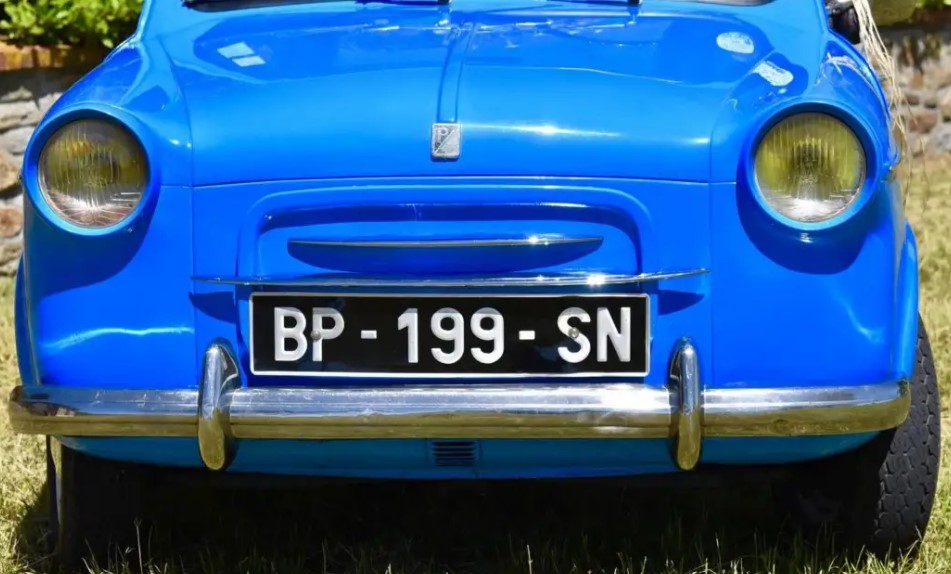
#> input picture ocr_test/car.jpg, 951 x 574 px
$ python find_license.py
#> lines starting #> are read from the running program, lines starting #| are printed output that depends on the picture
import cv2
import numpy as np
carplate_haar_cascade = cv2.CascadeClassifier("cascade.xml")
import pytesseract
from PIL import Image
pytesseract.pytesseract.tesseract_cmd = r"C:\Program Files\Tesseract-OCR\tesseract.exe"
carplate_img = cv2.imread("car.jpg")
#> carplate_img is the input picture: shape (574, 951, 3); mean B, G, R 146.5, 94.3, 45.6
carplate_img_rgb = cv2.cvtColor(carplate_img, cv2.COLOR_BGR2RGB)
cv2.imshow("car_image",carplate_img_rgb)
cv2.waitKey(0)
def carplate_detect(image):
    carplate_overlay = image.copy()

    carplate_rects = carplate_haar_cascade.detectMultiScale(carplate_overlay, scaleFactor = 1.1, minNeighbors = 3)
#> carplate_rects = [[257, 292, 320, 82]]

    for x, y, w, h in carplate_rects:
        cv2.rectangle(carplate_overlay, (x, y), (x+w, y+h), (255, 0 ,0 ), 5)

        return carplate_overlay
#> this loop made 1 pass
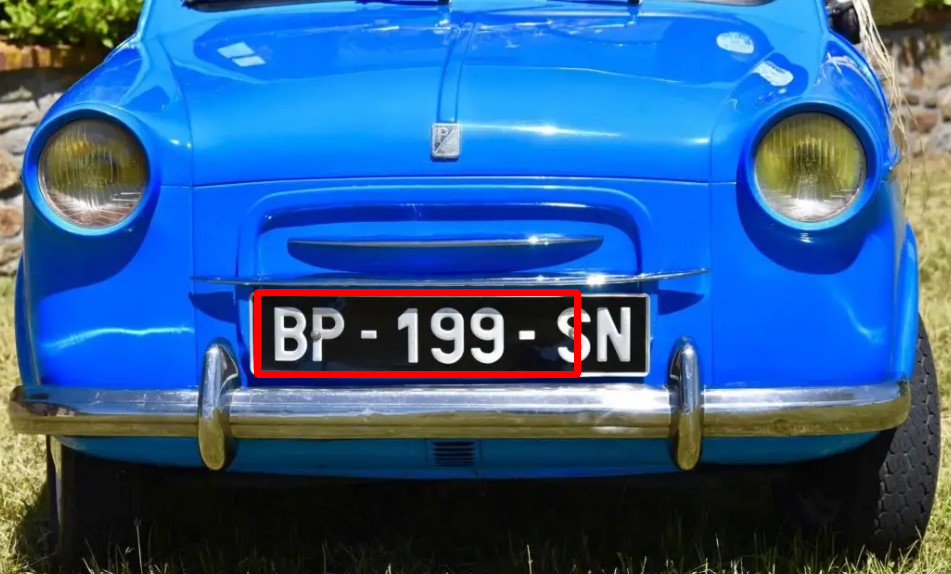
#> carplate_overlay: shape (574, 951, 3); mean R, G, B 47.3, 93.2, 145.2
detected_carplate_img = carplate_detect(carplate_img_rgb)
cv2.imshow("detected_carplate_img", detected_carplate_img)
cv2.waitKey(0)

pytesseract.pytesseract.tesseract_cmd = r"C:\Program Files\Tesseract-OCR\tesseract.exe"
img2 = Image.fromarray(cv2.cvtColor(detected_carplate_img, cv2.COLOR_BGR2RGB))
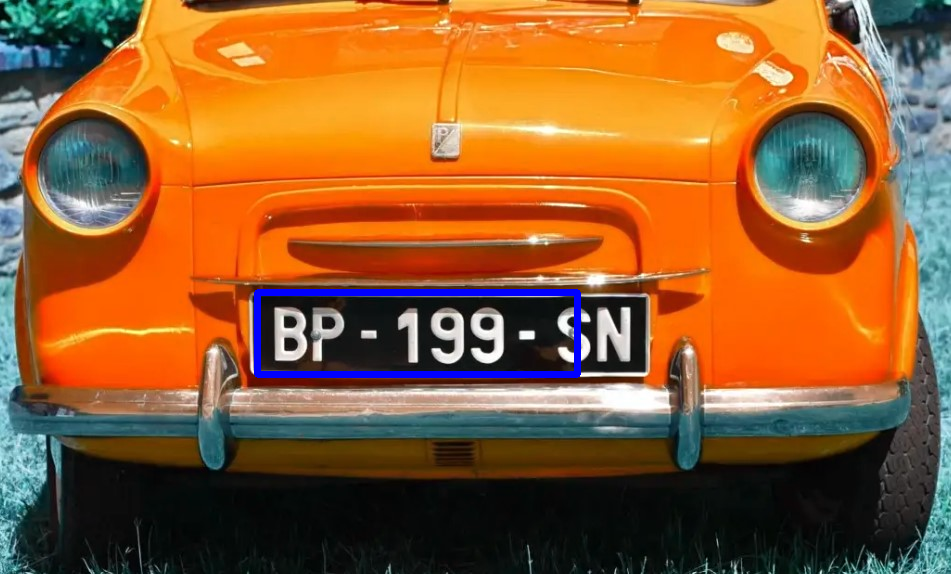
#> img2: PIL image 951x574 RGB; mean R, G, B 145.2, 93.2, 47.3
print(pytesseract.image_to_string(img2, lang="eng"))
#> (this line was passed over: pytesseract is not available in this run)
